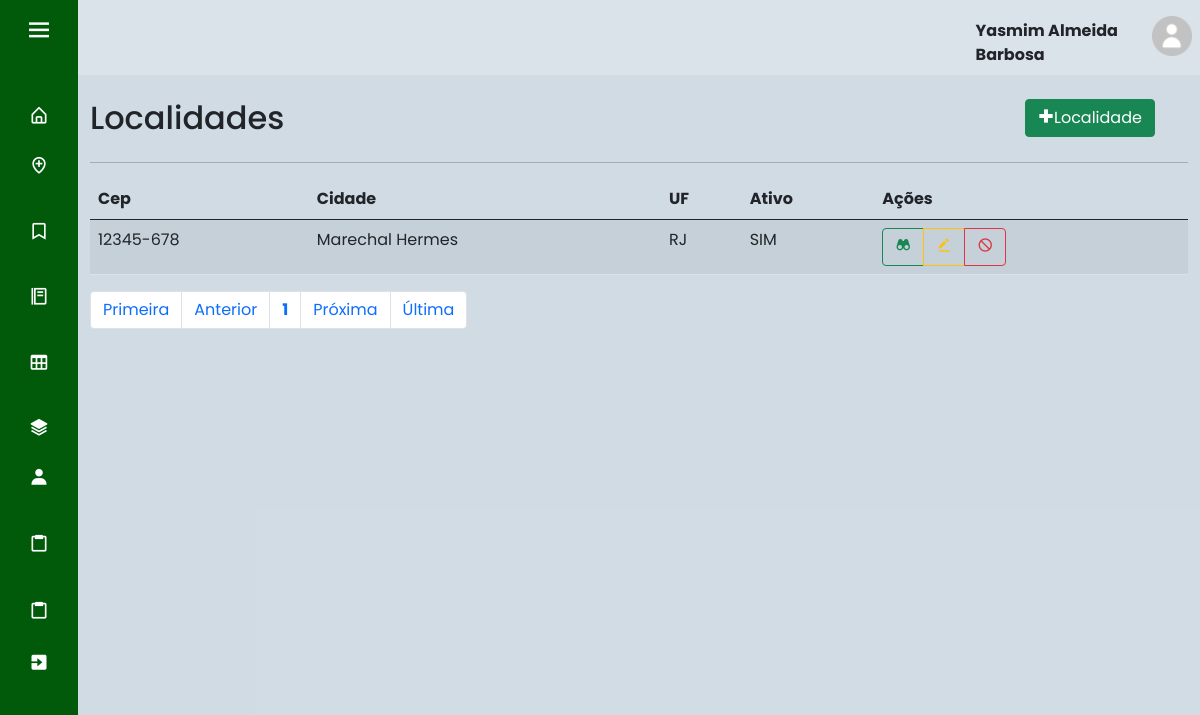
Page /index.php?page=lista_local (signed in) on the committed database.
### tables this page shows
CREATE TABLE IF NOT EXISTS `usuario` (
  `id_cli` int(11) NOT NULL AUTO_INCREMENT,
  `nome` varchar(45) NOT NULL,
  `email` varchar(45) NOT NULL,
  `senha` varchar(100) NOT NULL,
  `nivel` int(1) DEFAULT NULL,
  `ativo` tinyint(1) DEFAULT NULL,
  PRIMARY KEY (`id_cli`),
  KEY `nivel` (`nivel`)
);

CREATE TABLE IF NOT EXISTS `localidade` (
  `cep` varchar(10) NOT NULL,
  `cidade` varchar(50) NOT NULL,
  `uf` char(2) NOT NULL,
  `ativo` tinyint(1) DEFAULT NULL,
  PRIMARY KEY (`cep`)
);

### sis/localidade/lista_local.php (the view, shortened to what this page needs)
<div id="main" class="container-fluid">
	<div id="top" class="row">
		<div class="col-md-10">
			<h2>Localidades</h2>
		</div>
		<div class="col-md-2">
			<a href="?page=fcad_local" class="btn btn-success pull-right h2"><i class='bx bx-plus-medical'></i>Localidade</a>
		</div>
	</div>
	<hr/>
	<div id="bloco-list-pag">
		<div id="list" class="row">
			<div class="table-responsive col-xs-12">
				<?php
					$quantidade = 5;
					$pagina = (isset($_GET['pagina'])) ? (int)$_GET['pagina'] : 1;
					$inicio = ($quantidade * $pagina) - $quantidade;
					$data_all = mysqli_query($con, "select * from localidade order by cep asc limit $inicio, $quantidade;") or die(mysqli_error());
					echo "<table class='table table-striped' cellspacing='0' cellpading='0'>";
					echo "<thead><tr>";
					echo "<td><strong>Cep</strong></td>";
					echo "<td><strong>Cidade</strong></td>";
					echo "<td><strong>UF</strong></td>";
					echo "<td><strong>Ativo</strong></td>";
					echo "<td class='actions'><strong>Ações</strong></td>";
					echo "</tr></thead><tbody>";
					while($info = mysqli_fetch_array($data_all)){
						echo "<tr>";
						echo "<td>".$info['cep']."</td>";
						echo "<td>".$info['cidade']."</td>";
						echo "<td>".$info['uf']."</td>";
						if($info['ativo'] == 1){
							echo "<td>SIM</td>";
						}else if($info['ativo'] == 0){
							echo "<td>NÃO</td>";
						}
						echo "<td><div class='btn-group btn-group-xs'>";
						echo "<a class='btn btn-outline-success btn-xs' href=?page=view_local&cep=".$info['cep']."> <i class='bx bxs-binoculars'></i> </a>";
						echo "<a class='btn btn-outline-warning btn-xs' href=?page=fedit_local&cep=".$info['cep']."> <i class='bx bxs-edit-alt'></i> </a>";
						if($info['ativo'] == 1){
							echo "<a class='btn btn-outline-danger btn-xs'  href=?page=block_local&cep=".$info['cep']."> <i class='bx bx-block'></i> </a>";
						}else if($info['ativo'] == 0){
							echo "<a class='btn btn-outline-success btn-xs'  href=?page=ativa_local&cep=".$info['cep']."><i class='bx bx-lock-open'></i></a></div></td>";
						}
					}
					echo "</tr></tbody></table>";
				?>
			</div>
		</div>
		<div id="bottom" class="row">
			<div class="col-md-12">
				<?php
					$sqlTotal 		= "select cep from localidade;";
					$qrTotal  		= mysqli_query($con, $sqlTotal) or die (mysqli_error());
					$numTotal 		= mysqli_num_rows($qrTotal);
					$totalpagina = (ceil($numTotal/$quantidade)<=0) ? 1 : ceil($numTotal/$quantidade);
					$anterior = (($pagina-1) <= 0) ? 1 : $pagina - 1;
					$posterior = (($pagina+1) >= $totalpagina) ? $totalpagina : $pagina+1;
					echo "<ul class='pagination'>";
					echo "<li class='page-item'><a class='page-link' href='?page=lista_local&pagina=1'> Primeira</a></li> ";
					echo "<li class='page-item'><a class='page-link' href=\"?page=lista_local&pagina=$anterior\"> Anterior</a></li> ";
					echo "<li class='page-item'><a class='page-link' href='?page=lista_local&pagina=".$pagina."'><strong>".$pagina."</strong></a></li> ";
					echo "<li class='page-item'><a class='page-link' href=\"?page=lista_local&pagina=$posterior\"> Pr&oacute;xima</a></li> ";
					echo "<li class='page-item'><a class='page-link' href=\"?page=lista_local&pagina=$totalpagina\"> &Uacute;ltima</a></li></ul>";
				?>
			</div>
		</div>
	</div>
</div>

### index.php (shortened to what this page needs)
<!doctype html>
<html lang="pt-br">
  <head>
    <link rel="stylesheet" href="css/style.css">
    <link href='https://unpkg.com/boxicons@2.0.7/css/boxicons.min.css' rel='stylesheet'>
    <link href="https://cdn.jsdelivr.net/npm/bootstrap@5.0.2/dist/css/bootstrap.min.css" rel="stylesheet">
  </head>
  <body>
    <?php
      include "base/config.php";
      switch($_SESSION['UsuarioNivel']){
        case 3: include "base/sidebar3.php"; break; exit;
      }
    ?>
  <section class="home-section">
      <nav class="navbar navbar-expand-sm" style="background-color: rgba(255, 255, 255, 0.2);">
      <?php
          if(isset($_SESSION["UsuarioID"])) {
              $usuario_id = $_SESSION["UsuarioID"];
          } else{
              header("location: base/index2.php");
              exit;
          }
          $sql = "select * from usuario where id_cli = '$usuario_id'";
          $result = mysqli_query($con, $sql);
          if($result){
            $row = mysqli_fetch_assoc($result);
            $nome = $row['nome'];
      ?>
        <ul class="navbar-nav" style="margin-left: 80%;">
          <li class="nav-item" style="font-weight: bold; margin-top: 5%">
            <?php echo'' .$nome. '';?>
          </li>
          <li class="nav-item">
            <a class="nav-link" href="base/dados.php"><img src="img/home-perfil.png" width="40" height="40"></a>
          </li>
        </ul>
      </nav>
      <br>
      <?php
        } else{
              echo "Erro na consulta:" .mysqli_error($con);
            }
      ?>
    <?php
      include "base/ch_pages.php";
    ?>
    </section>
  </body>
</html>

### css/style.css (style rules this page uses)
* { margin: 0; padding: 0; box-sizing: border-box; font-family: 'Poppins', sans-serif; }
.home-section { position: relative; background: #184e7733; height: 100vh; left: 260px; width: calc(100% - 260px); transition: all 0.5s ease; }
.sidebar.close ~ .home-section { left: 78px; width: calc(100% - 78px); }

### rows in the picture
usuario: nome "Yasmim Almeida Barbosa"
localidade: cep "12345-678", cidade "Marechal Hermes", uf "RJ", ativo "SIM"

### other values in the picture
$pagina "1"
